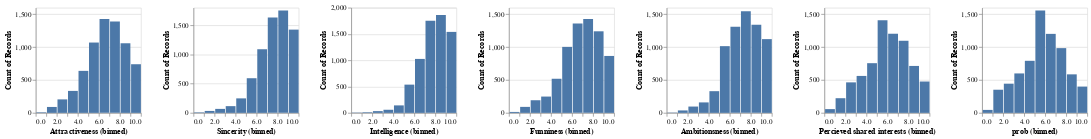

Write notebook code for a chart like this one.
### Markdown cell above
### Exploratory data analysis

### Code cell
alt.Chart(df).mark_bar().encode(
    alt.X(alt.repeat("column"), type="quantitative", bin=True),
    y='count()',
).properties(
    width=150,
    height=150
).repeat(
    column=features
)

### Figure 1 — Vega-Lite specification as saved in the notebook (floating-point values rounded to 4 significant figures; data arrays with more than 128 entries replaced by an {"elided": "..."} marker saying what was removed)
{"config": {"view": {"continuousWidth": 400, "continuousHeight": 300}}, "repeat": {"column": ["Attractiveness", "Sincerity", "Intelligence", "Funniness", "Ambitionsness", "Percieved shared interests", "prob"]}, "spec": {"data": {"name": "data-a5b6e1ab784bfde48cd3371ce56403dd"}, "mark": "bar", "encoding": {"x": {"bin": true, "field": {"repeat": "column"}, "type": "quantitative"}, "y": {"aggregate": "count", "type": "quantitative"}}, "height": 150, "width": 150}, "$schema": "https://vega.github.io/schema/vega-lite/v4.17.0.json", "datasets": {"data-a5b6e1ab784bfde48cd3371ce56403dd": {"elided": "6963 records"}}}
